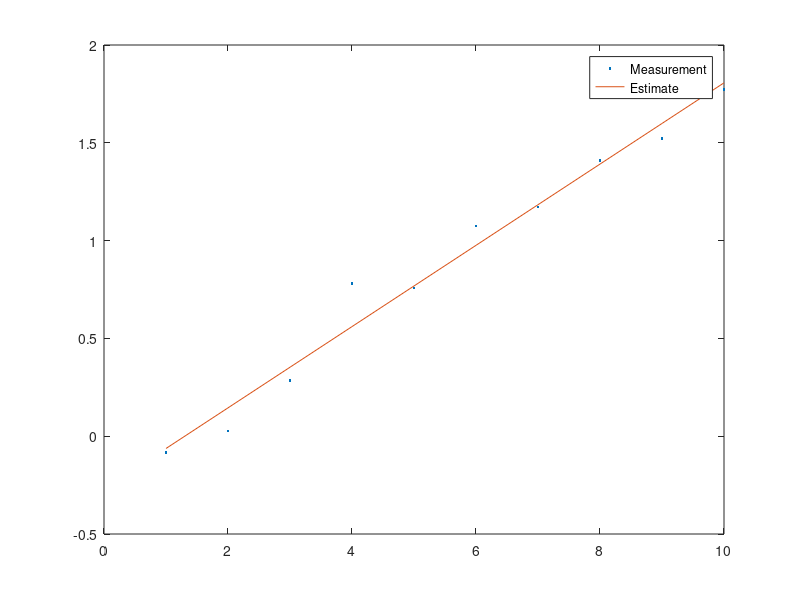

MATLAB code for this plot:
t = [1 2 3 4 5 6 7 8 9 10]';
y = [-0.083 0.028 0.285 0.780 0.757 1.076 1.173 1.409 1.521 1.773]';

sd=0.1;

m0=[0;0]; P0=100*eye(2); % prior mean and covariance
H =[ones(size(t)) t];
PT=inv(inv(P0) + 1/sd^2*(H'*H));
mT=PT*(1/sd^2*(H'*y)+P0\m0);
plot(t,y,'.',t,mT(1)+mT(2)*t,'-');
legend('Measurement','Estimate');

%computed mean for posterior
mT % (-0.2705, 0.2077)

%computed covariance matrix for posterior
PT 
% [(0.0047, -0.0007),
% (-0.0007,0.0001)]
